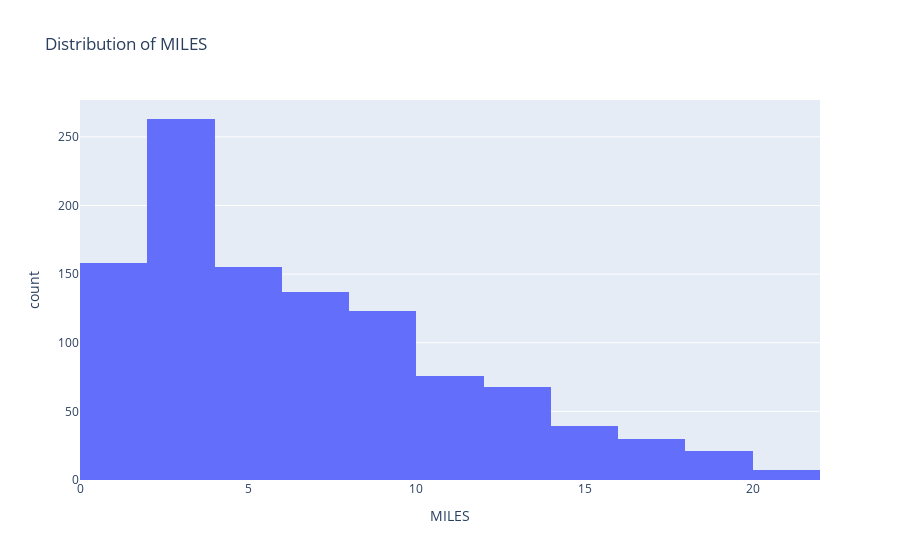

The code cell stored with this chart in its notebook:
### Markdown cell above
# Exploratory Data Analysis (EDA)

### Code cell
#Histogram of the 'MILES' column
fig_histogram = px.histogram(df_cleaned, x='MILES', nbins=20, title='Distribution of MILES')
fig_histogram.show()

### Figure 1 — Plotly figure (JSON) as saved in the notebook; plotly's stock layout.template omitted (floating-point values rounded to 4 significant figures; data arrays with more than 128 entries replaced by an {"elided": "..."} marker saying what was removed)
{"data": [{"alignmentgroup": "True", "bingroup": "x", "hovertemplate": "MILES=%{x}<br>count=%{y}<extra></extra>", "legendgroup": "", "marker": {"color": "#636efa", "pattern": {"shape": ""}}, "name": "", "nbinsx": 20, "offsetgroup": "", "orientation": "v", "showlegend": false, "type": "histogram", "x": {"elided": "1077 float values"}, "xaxis": "x", "yaxis": "y"}], "layout": {"barmode": "relative", "legend": {"tracegroupgap": 0}, "title": {"text": "Distribution of MILES"}, "xaxis": {"anchor": "y", "domain": [0, 1], "title": {"text": "MILES"}}, "yaxis": {"anchor": "x", "domain": [0, 1], "title": {"text": "count"}}}}
